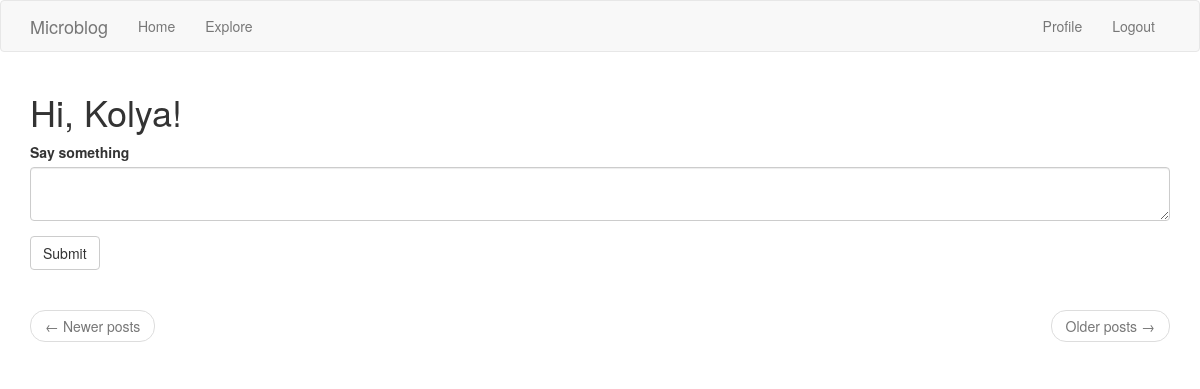
The app's page /index (signed in), older data.
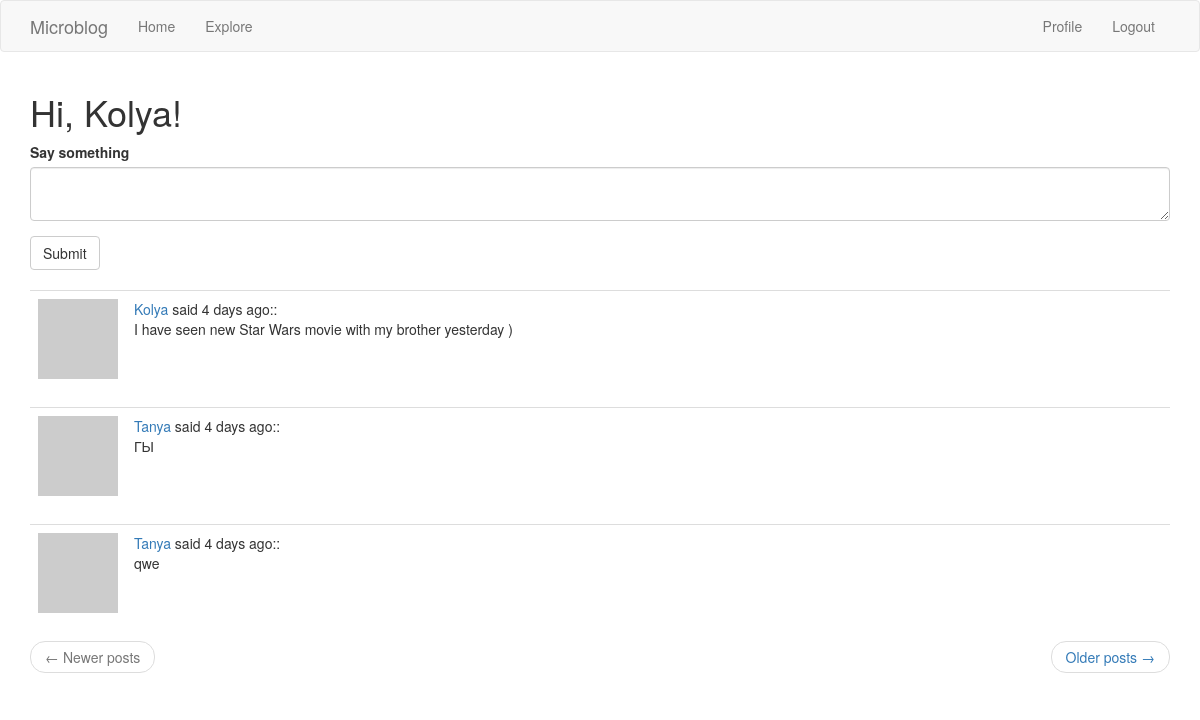
The same page, newer data.
### app/models.py (models this page shows, shortened)
class Post(db.Model):
    id = db.Column(db.Integer, primary_key=True)
    body = db.Column(db.String(140))
    timestamp = db.Column(db.DateTime, index=True, default=datetime.utcnow)
    user_id = db.Column(db.Integer, db.ForeignKey('user.id'))

class User(UserMixin, db.Model):
    id = db.Column(db.Integer, primary_key=True)
    username = db.Column(db.String(64), index=True, unique=True)
    email = db.Column(db.String(120), index=True, unique=True)
    password_hash = db.Column(db.String(128))
    posts = db.relationship('Post', backref='author', lazy='dynamic')
    about_me = db.Column(db.String(140))
    last_seen = db.Column(db.DateTime, default=datetime.utcnow)
    followed = db.relationship(
        'User', secondary=followers,
        primaryjoin=(followers.c.follower_id == id),
        secondaryjoin=(followers.c.followed_id == id),
        backref=db.backref('followers', lazy='dynamic'), lazy='dynamic')
    def avatar(self, size):
        digest = md5(self.email.lower().encode('utf-8')).hexdigest()
        return 'https://www.gravatar.com/avatar/{}?d=identicon&s={}'.format(
            digest, size)
    def followed_posts(self):
    	followed = Post.query.join(
            followers, (followers.c.followed_id == Post.user_id)).filter(
            	followers.c.follower_id == self.id)
    	own = Post.query.filter_by(user_id=self.id)
    	return followed.union(own).order_by(Post.timestamp.desc())

### app/routes.py (the view)
@app.route('/', methods=['GET', 'POST'])
@app.route('/index', methods=['GET', 'POST'])
@login_required
def index():
    form = PostForm()
    if form.validate_on_submit():
        post = Post(body=form.post.data, author=current_user)
        db.session.add(post)
        db.session.commit()
        flash('Your post is now live!')
        return redirect(url_for('index'))
    page = request.args.get('page', 1, type=int)
    posts = current_user.followed_posts().paginate(
        page, app.config['POSTS_PER_PAGE'], False)
    if posts.has_next:
        next_url = url_for('index', page=posts.next_num)
    else:
        next_url = None
    if posts.has_prev:
        prev_url = url_for('index', page=posts.prev_num)
    else: prev_url = None
    return render_template('index.html', title='Home', form=form,
                           posts=posts.items, next_url=next_url,
                           prev_url=prev_url)

### app/forms.py
class PostForm(FlaskForm):
    post = TextAreaField('Say something', validators=[
        DataRequired(), Length(min=1, max=140)])
    submit = SubmitField('Submit')

### app/models.py (called while the page is built)
@login.user_loader
def load_user(id):
    return User.query.get(int(id))

### app/routes.py (called while the page is built)
@app.before_request
def before_request():
    if current_user.is_authenticated:
        current_user.last_seen = datetime.utcnow()
        db.session.commit()

### app/templates/index.html
{% extends "base.html" %}
{% import 'bootstrap/wtf.html' as wtf %}
{% block app_content %}
    <h1>Hi, {{ current_user.username }}!</h1>
    {% if form %}
        {{ wtf.quick_form(form) }}
        <br>
    {% endif %}
    {% for post in posts %}
    	{% include '_post.html' %}
    {% endfor %}
    <nav aria-label="...">
        <ul class="pager">
        <li class="previous{% if not prev_url %} disabled{% endif %}">
            <a href="{{ prev_url or '#' }}">
                <span aria-hidden="true">&larr;</span> Newer posts
            </a>
        </li>
        <li class="next{% if not next_url %} disabled{% endif %}">
            <a href="{{ next_url or '#' }}">
                Older posts <span aria-hidden="true">&rarr;</span>
            </a>
        </li>
        </ul>
    </nav>
{% endblock %}

### app/templates/_post.html
<table class="table table-hover">
    <tr>
        <td width="70px">
            <a href="{{ url_for('user', username=post.author.username) }}">
                <img src="{{ post.author.avatar(64) }}" />
            </a>
        </td>
        <td>
            <a href="{{ url_for('user', username=post.author.username) }}">
                {{ post.author.username }}
            </a>
            said {{ moment(post.timestamp).fromNow() }}::
            <br>
            {{ post.body }}
        </td>
    </tr>
</table>

Row changes from the older to the newer data that the page shows:
added Post: author.username "Kolya", timestamp "4 days ago", body "I have seen new Star Wars movie with my brother yesterday )"
added Post: author.username "Tanya", timestamp "4 days ago", body "ГЫ"
added Post: author.username "Tanya", timestamp "4 days ago", body "qwe"
